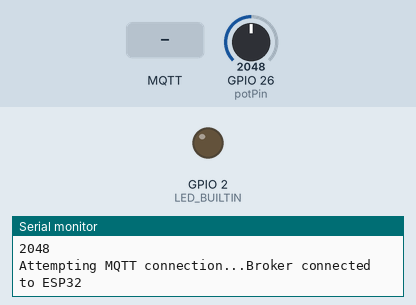
This sketch was run on a simulated ESP32. Parts: output pins drawn as LEDs (lit = HIGH), the last lines printed to the serial monitor. The test bench sets the inputs (shaded band); at power-on: GPIO 26 (potPin) = 2048. WiFi joins after 1.5 s; servers stay silent unless stated; no MQTT or app messages arrive unless stated.

Above: at 2.7 s.
2.8 s: MQTT message "t" arrives on the first subscribed topic
At 12.4 s:
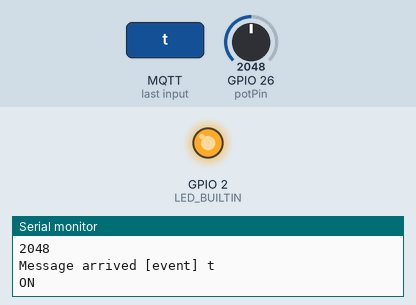
13.0 s: MQTT message "1" arrives on the first subscribed topic
At 22.5 s:
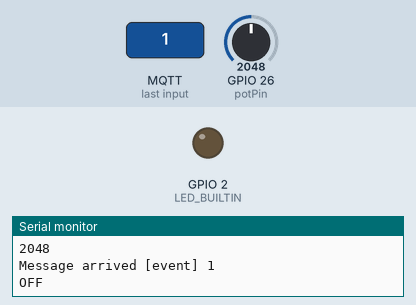
Timing chart, 0 to 24.0 s (numbered marks = the images above; inputs shaded):
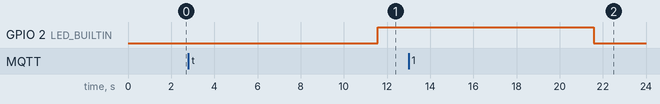

The sketch:

sketch_apr1a-esp32-red-aedes-flatFile.ino
```cpp
/* https://create.arduino.cc/projecthub/officine/interfacing-arduino-mkr-or-esp-via-mqtt-node-red-101-4833bc
 *  http://pdacontrolen.com/esp8266-public-broker-mqtt-mosca-io-node-red/
 *  MQTT Client Temperature Onewire
* More information about projects PDAControl
* PDAControl English http://pdacontrolen.com
* Mas informacion sobre proyectos PDAControl
* PDAControl Espanol http://pdacontrolen.com
* Channel Youtube https://www.youtube.com/c/JhonValenciaPDAcontrol/videos
*
* under messageReceived (callback method) add actions to be done when a msg is received.
 * to publish, call client.publish(topic,msg)
*/


//#include <ESP8266WiFi.h>
#include <WiFi.h>
#include <PubSubClient.h>

const int potPin = 26 ; //Potentiometer

// Variable for storing the potentiometer value
int potValue = 0;

unsigned long lastMillis = 0;

// Update these with values suitable for your network.

const char* ssid = "SSID";
const char* password = "PASSWORD";
const char* mqtt_server = "NodeRED IP Address"; /// NodeRED IP Address
int mqtt_port = 1884; //Must match with broker's MQTT port

WiFiClient espClient;
PubSubClient client(espClient);

long lastMsg = 0;
char msg[50];
int value = 0;

void setup() {
  Serial.begin(115200);
  // Start up the library
  client.setServer(mqtt_server, mqtt_port);
  client.setCallback(callback);

  setup_wifi(); //function call

  Serial.println("WiFi Connected...");
  Serial.print("MQTT Server IP Address:");
  Serial.print(mqtt_server);
  Serial.print(":");
  Serial.println(String(mqtt_port));
  Serial.print("ESP32 IP Address: ");
  Serial.println(WiFi.localIP());
  Serial.println("Modbus RTU Master Online");

  pinMode(LED_BUILTIN, OUTPUT);
}

void setup_wifi() {
  delay(10);
  // Start by connecting to a WiFi network
  Serial.println();
  Serial.print("Connecting to ");
  Serial.println(ssid);

  WiFi.begin(ssid, password);

  while (WiFi.status() != WL_CONNECTED) {
    delay(500);
    Serial.print(".");
  }
}

void callback(char* topic, byte* payload, unsigned int length) {
  //Serial.println("Callback"); // Flag
  /* To display message sent from broker */
  Serial.print("Message arrived [");
  Serial.print(topic);
  Serial.print("] ");

  for (int i = 0; i < length; i++) {
    Serial.print((char)payload[i]);
  }
  /* ------------------------------------ */

  /* This section is for controlling output: LED, servo etc */
  Serial.println();
  if ((char)payload[0] == 't') {
    Serial.println("ON");
    digitalWrite(LED_BUILTIN, HIGH);
  } else {
     Serial.println("OFF");
    digitalWrite(LED_BUILTIN, LOW);
  }

 /* ------------------------------------ */
}
void reconnect() {

 // Loop until we're reconnected
  while (!client.connected()) {
    Serial.print("Attempting MQTT connection...");
 // Attempt to connect
    if (client.connect("ESP32Client")) {
        Serial.println("Broker connected to ESP32");
        client.subscribe("event"); // Topic at ESP32
    } else {
        Serial.print("failed, rc=");
        Serial.print(client.state());
        Serial.println(" try again in 5 seconds");
        // Wait 5 seconds before retrying
        delay(5000);
    }
  }
}

void loop() {
  int potValue=analogRead(potPin);
  Serial.println(potValue);

  char sensorsValue[15];
  dtostrf(potValue,4, 0, sensorsValue); // convert float to char
  client.publish("sensors/moscatest", sensorsValue); /// send char

  if (!client.connected()) {
    reconnect(); //function call
  }

  // publish a message roughly every second.
  if (millis() - lastMillis > 1000) {
      lastMillis = millis();
      client.publish("/hello", "world order"); //PUBLISH TO TOPIC /hello MSG world order
      //Serial.print (" HelLo World ");
    }

  client.loop();

  delay(10000);
}
```

Measured:
- after the input at 2.8 s, GPIO 2 (LED_BUILTIN): LOW → HIGH after 8.8 s
- after the input at 13.0 s, GPIO 2 (LED_BUILTIN): HIGH → LOW after 8.6 s
